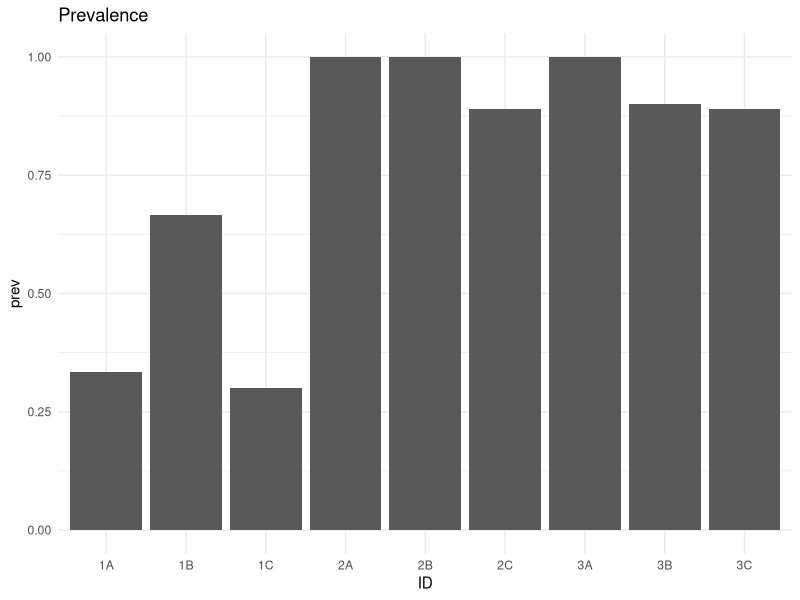
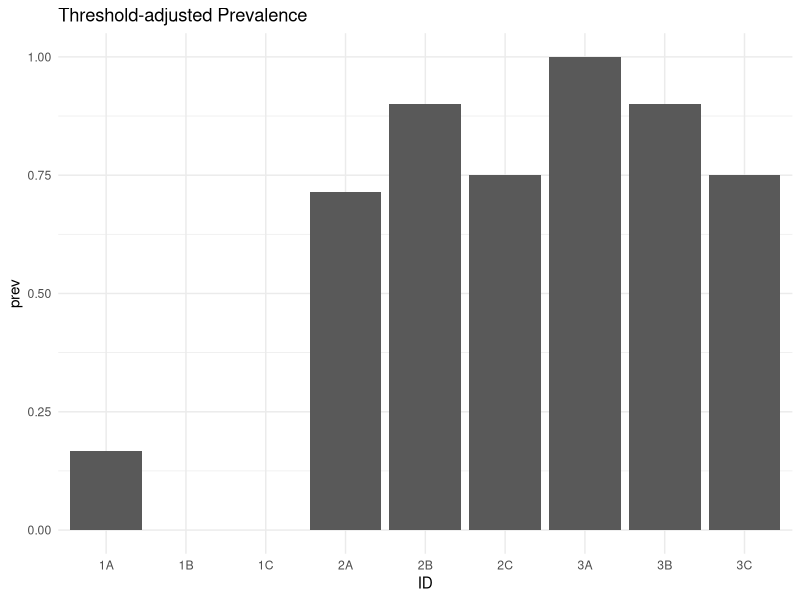
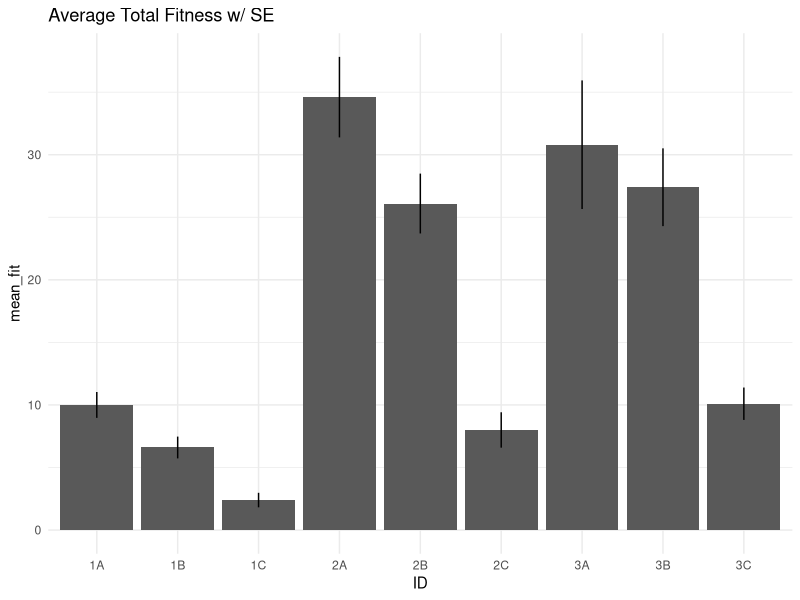
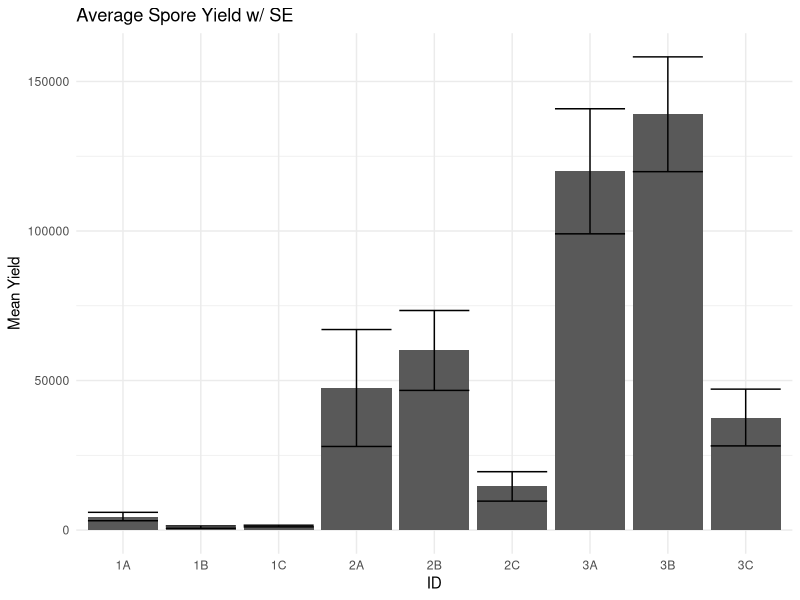
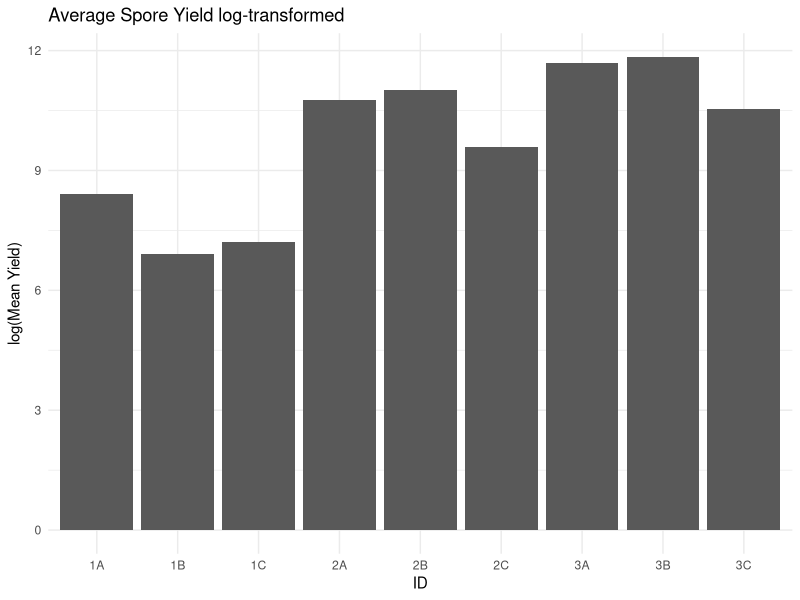
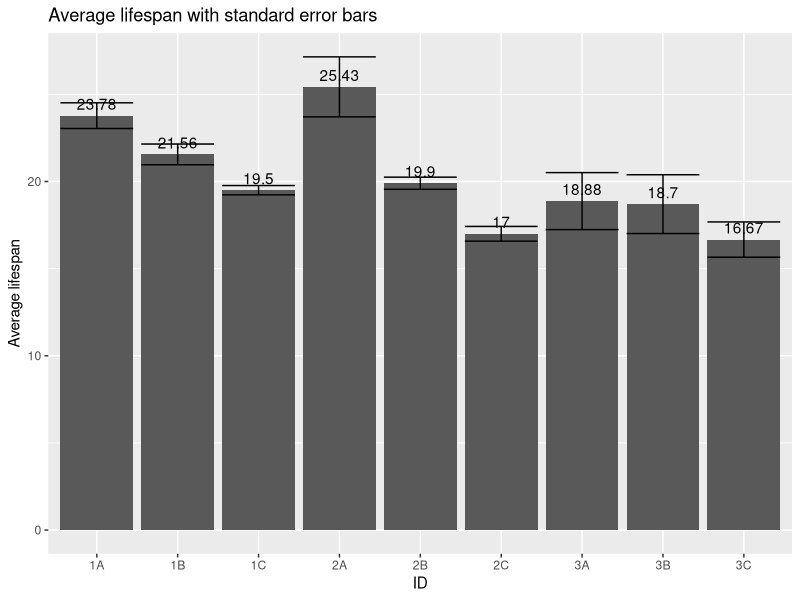
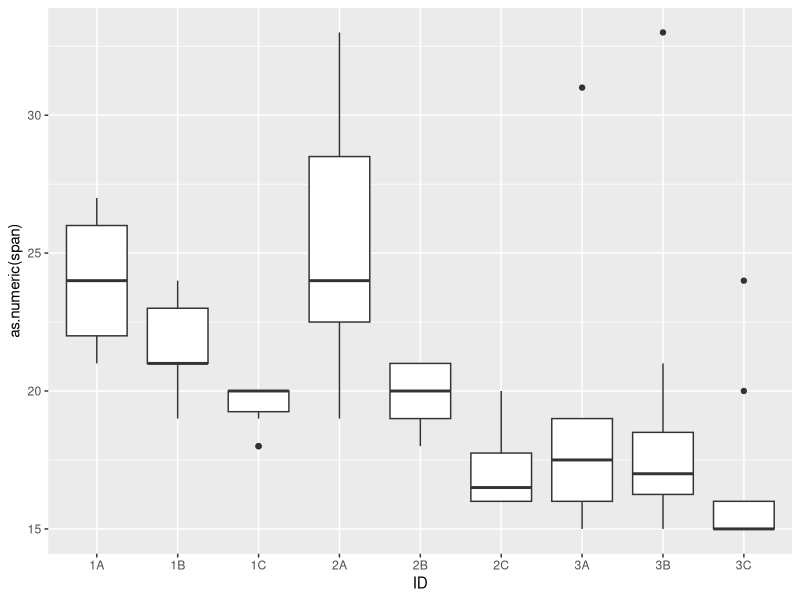
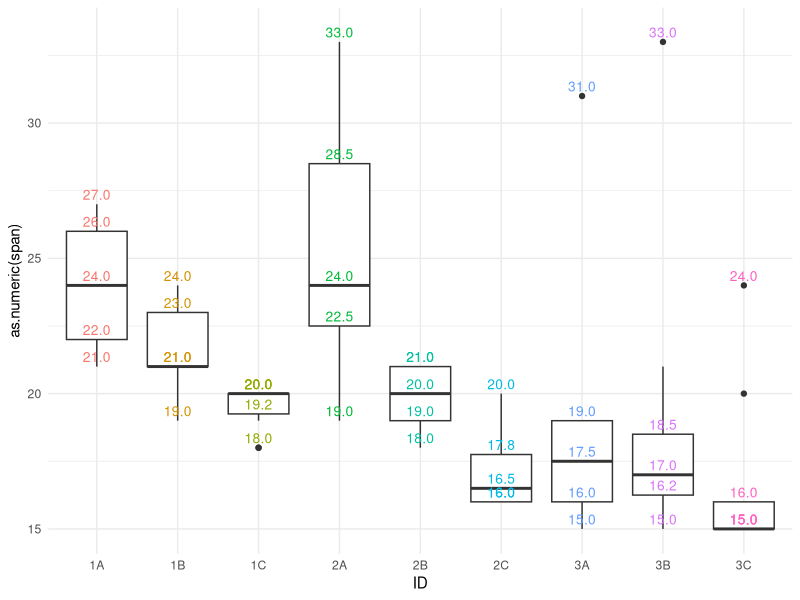

Here is the R script that generated these plots, in order:
## ---- chunk 1
knitr::opts_chunk$set(echo = TRUE)
knitr::opts_chunk$set(tidy.opts=list(width.cutoff=50),tidy=TRUE)
## ---- chunk 2
library(tidyverse)
library(magrittr)
library(lubridate)
library(here)
## ---- chunk 3
treatments <- read_csv(here("data/treatments.csv"))
fitness <- read_csv(here("data/fitness.csv"))
mort <- read_csv(here("data/mortality.csv"))
## ---- chunk 4
head(treatments)
head(mort)
head(fitness)
## ---- chunk 5
prev_threshold = 3125
## ---- chunk 6
prevalence <- mort %>% drop_na(infection_status) #remove observations with NA for infection status
prevalence %<>% group_by(ID) %>% summarize(n = n(), prev = sum(infection_status)/n()) 
prevalence %>% ggplot(.,aes(x=ID,y=prev)) +
  geom_col() + 
  labs(title = "Prevalence") + theme_minimal()
## ---- chunk 7
mort %<>% mutate(inf_adj = ifelse(spore_yield>prev_threshold, 1, 0))
prev_adj <- mort %>% drop_na(inf_adj) #remove observations with NA for inf_adj
prev_adj %<>% group_by(ID) %>% summarize(n = n(), prev = sum(inf_adj)/n()) 
prev_adj %>% ggplot(.,aes(x=ID,y=prev)) +
  geom_col() + 
  labs(title = "Threshold-adjusted Prevalence") + theme_minimal()
## ---- chunk 8
fit_by_ID_replicate <- fitness %>% group_by(ID, replicate) %>% summarize(total_fit = sum(fitness, na.rm = T)) # removed NAs
fit_average <- fit_by_ID_replicate %>% group_by(ID) %>% 
  summarize(n = n(), mean_fit = mean(total_fit, na.rm = T), var = var(total_fit, na.rm = T), se = sqrt(var(total_fit, na.rm = T)/n())) # remove NAs
fit_average %>% ggplot(., aes(x=ID, y=mean_fit)) +
  geom_col() + 
  geom_linerange(aes(ymin = mean_fit-se, ymax = mean_fit+se)) +
  labs(title = "Average Total Fitness w/ SE") + theme_minimal()
## ---- chunk 9
spores <- mort %>% filter(spore_yield>0) %>% group_by(ID) %>% 
  summarize(mean_yield = mean(spore_yield, na.rm=T), 
            # NAs removed but there should be no NAs after the filter
            var = var(spore_yield, na.rm = T), 
            se = sqrt(var(spore_yield, na.rm = T)/n()))
spores %>% ggplot(., aes(x=ID, y=mean_yield)) + 
  geom_col() + 
  geom_errorbar(aes(ymin = mean_yield-se, ymax = mean_yield+se)) +
  labs(title = "Average Spore Yield w/ SE", y = "Mean Yield") + theme_minimal()
spores %>% ggplot(., aes(x=ID, y=log(mean_yield))) + 
  geom_col() + 
  labs(title = "Average Spore Yield log-transformed", y = "log(Mean Yield)") + theme_minimal()
## ---- chunk 10
lifespan <- left_join(mort, treatments, by = "ID")
lifespan %<>% select(ID, replicate, birth_date, date)
#mdy(lifespan$birth_date)
lifespan %<>% transmute(ID=ID, replicate=replicate, birthday=mdy(birth_date), deathday=mdy(date))
lifespan %<>% mutate(span = deathday - birthday)

mean_span <- lifespan %>% group_by(ID) %>% summarize(mean_span = mean(span, na.rm=T),
                                                     var = var(span, na.rm = T),
                                                     se = sqrt(var(span, na.rm = T)/n()))

mean_span %>% ggplot(.,aes(x=ID, y=as.numeric(mean_span))) +
  geom_col() + 
  geom_errorbar(aes(ymin = mean_span-se, ymax = mean_span+se)) +
  geom_text(aes(label=round(as.numeric(mean_span), digits = 2)), vjust = -0.5) +
  labs(title = "Average lifespan with standard error bars", y = "Average lifespan")

lifespan %>% drop_na() %>% ggplot(.,aes(x=ID, y = as.numeric(span))) + geom_boxplot()

lifespan %>% drop_na() %>% ggplot(.,aes(x=ID, y = as.numeric(span))) + geom_boxplot() + 
  stat_summary(geom="text", fun=quantile, aes(label=sprintf("%1.1f", ..y..), color=factor(ID)), position=position_nudge(y=0.35), size=3.5) + theme_minimal() + theme(legend.position="none")
## ---- chunk 11
#rmarkdown::render(here('scripts/exploration.Rmd'), output_format = "pdf_document",output_file = here("pilot.pdf"))
